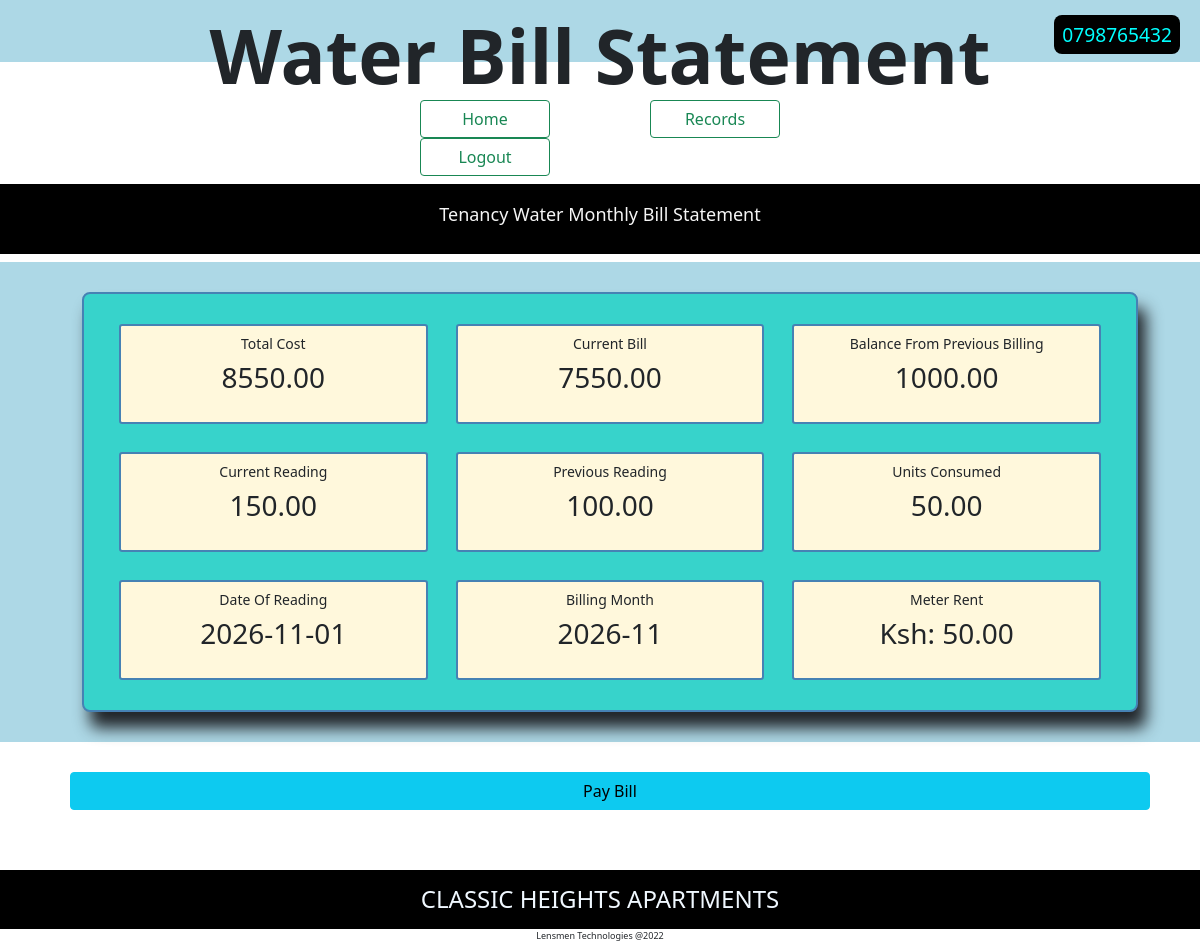
Page /user/index.php (signed in) on the committed database.
### tables this page shows
CREATE TABLE `consumers` (
  `id` int(11) NOT NULL AUTO_INCREMENT,
  `house_number` varchar(50) NOT NULL,
  `firstname` varchar(100) NOT NULL,
  `lastname` varchar(100) NOT NULL,
  `email` varchar(150) NOT NULL,
  `phonenumber` varchar(30) NOT NULL,
  `national_id` varchar(50) NOT NULL,
  `newpassword` varchar(255) NOT NULL,
  `confirmpassword` varchar(255) NOT NULL,
  `created_at` timestamp NOT NULL DEFAULT current_timestamp(),
  PRIMARY KEY (`id`),
  UNIQUE KEY `consumer_phone` (`phonenumber`)
);

CREATE TABLE `monthly_bill` (
  `bill_id` int(11) NOT NULL AUTO_INCREMENT,
  `house_number` varchar(50) NOT NULL,
  `billing_month` varchar(50) NOT NULL,
  `date_of_reading` date NOT NULL,
  `current_reading` decimal(10,2) NOT NULL DEFAULT 0.00,
  `previous_reading` decimal(10,2) NOT NULL DEFAULT 100.00,
  `meter_rent` decimal(10,2) NOT NULL DEFAULT 50.00,
  `units_consumed` decimal(10,2) NOT NULL DEFAULT 0.00,
  `current_bill` decimal(10,2) NOT NULL DEFAULT 0.00,
  `bbd` decimal(10,2) NOT NULL DEFAULT 1000.00,
  `total_bill` decimal(10,2) NOT NULL DEFAULT 0.00,
  `timestamp` timestamp NOT NULL DEFAULT current_timestamp() ON UPDATE current_timestamp(),
  PRIMARY KEY (`bill_id`)
);

### user/index.php (the view, shortened to what this page needs)
<!DOCTYPE html>
<html lang="en">
<?php
require_once('config.php');
?>
<?php
include('template/header.php');
?>
<div class="headerline">
    <h3>Tenancy Water Monthly Bill Statement</h3>
</div>
<form action="index.php" method="post">
    <div class="container-fluid">
        <div class="aside-grid">
            <?php
            $sql = "SELECT * FROM consumers C INNER JOIN monthly_bill M ON C.house_number = M.house_number WHERE phonenumber = $_SESSION[phonenumber]";
            $stmtselect = $db->query($sql);
            if ($stmtselect->rowCount() > 0) {
                while ($monthly_bill = $stmtselect->fetch(PDO::FETCH_ASSOC)) {
                    echo '
                                <div class="aside" id="total_cost">
                                    <h4>Total Cost</h4>
                                    <h1 name="total_cost">
                                        ' . $monthly_bill['total_bill'] . '
                                    </h1>
                                </div>
                                <div class="aside" id="current_bill">
                                    <h4>Current Bill</h4>
                                    <h1 name="current_bill">
                                        ' . $monthly_bill['current_bill'] . '
                                    </h1>
                                </div>
                                <div class="aside" id="bbd">
                                    <h4>Balance From Previous Billing</h4>
                                    <h1 name="bbd">
                                    ' . $monthly_bill['bbd'] . '
                                    </h1>
                                </div>
                                <div class="aside" id="current_reading">
                                    <h4>Current Reading</h4>
                                    <h1 name="current_reading">
                                        ' . $monthly_bill['current_reading'] . '
                                    </h1>
                                </div>
                                <div class="aside" id="previous_reading">
                                    <h4>Previous Reading</h4>
                                    <h1 name="previous_reading">
                                        ' . $monthly_bill['previous_reading'] . '
                                    </h1>
                                </div>
                                <div class="aside" id="units_consumed">
                                    <h4>Units Consumed</h4>
                                    <h1 name="units_consumed">
                                        ' . $monthly_bill['units_consumed'] . '
                                    </h1>
                                </div>
                                 <div class="aside" id="date_of_reading">
                                    <h4>Date Of Reading</h4>
                                    <h1 name="date_of_reading">
                                        ' . $monthly_bill['date_of_reading'] . '
                                    </h1>
                                </div>
                                <div class="aside" id="billing_month">
                                    <h4>Billing Month</h4>
                                    <h1 name="billing_month">
                                        ' . $monthly_bill['billing_month'] . '
                                    </h1>
                                </div>
                                <div class="aside"  id="meter_rent">
                                    <h4>Meter Rent</h4>
                                    <h1 name="meter_rent">Ksh:
                                        ' . $monthly_bill['meter_rent'] . '
                                    </h1>
                                </div>
                                ';
                }
            }
            ?>
        </div>
    </div>
</form>
<div>
    <button id="send_bill" type="button" class="btn btn-info">Pay Bill</button>
</div>
<div class="footer">
    <h4 onclick="window.location.href='index.php'">CLASSIC HEIGHTS APARTMENTS</h4>
</div>
<div class="copyright">Lensmen Technologies @2022 </div>
</body>
</html>

### user/css/styles.css (style rules this page uses)
* { box-sizing: border-box; }
.container-fluid { display:flex; width: 100%; box-sizing: border-box; background-color: lightblue; }
.headerline h3 { font-size: 18px; color: whitesmoke; height: 70px; padding-top: 20px; text-align: center; background-color: black; height: 70px; }
.aside-grid { display: grid; align-content: center; gap: 0.5rem; grid-template-columns: repeat(3,1fr); border: 2px solid steelblue; background-color: rgb(55, 211, 203); border-radius: 0.5rem; box-shadow: 0.5rem 1rem 1rem; margin: 30px 50px 30px 70px ; padding: 20px 25px; width: 90%; }
.aside { height: 100px; background-color: cornsilk; border-radius: 0.2rem; border: 2px solid steelblue; margin: 10px; }
.aside h1 { margin-bottom: 50px; text-align: center; justify-items: center; font-size: 28px; margin-bottom: 30px; }
.aside h4 { margin-top: 10px; font-size: 14px; text-align: center; justify-items: center; }
#send_bill { width: 90%; margin: 30px 50px 20px 70px; }
.footer h4 { text-align: center; justify-items: center; color: aliceblue; margin-top: 40px; margin-bottom: 0px; padding: 15px; background-color: rgb(0, 0, 0); }
.copyright { font-size: xx-small; text-align: center; }

### rows in the picture
consumers: monthly_bill.total_bill "8550.00", monthly_bill.current_bill "7550.00", monthly_bill.bbd "1000.00", monthly_bill.current_reading "150.00", monthly_bill.previous_reading "100.00", monthly_bill.units_consumed "50.00", monthly_bill.date_of_reading "2026-11-01", monthly_bill.billing_month "2026-11", monthly_bill.meter_rent "50.00"

### other values in the picture
$number "0798765432"
